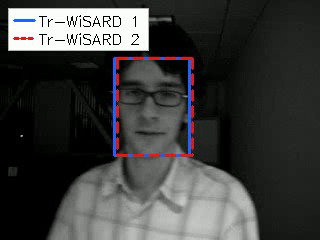
#> input picture frame 1 of data/david/experimentos/experimento_1/tracking.mp4, 320 x 240 px, given in place of video_simples.mp4, which was not available
$ jupyter execute --allow-errors wizard.ipynb   (text cells are left out)
#> lines starting #> are read from the running program, lines starting #| are printed output that depends on the picture; after the words box and inside, x2 and y2 are one past the last pixel; in counts of white or black regions, pixels touching at a corner belong together; pictures that were not available may be replaced by others from this repository, and a replacement may not be noted
[cell 1]
import cv2
import matplotlib.pyplot as plt
import wisardpkg as wp
import matplotlib.patches as patches
import numpy as np

[cell 2]
# Caminho para o vídeo (ajuste conforme sua estrutura)
video_path = "video_simples.mp4"

# Abrir o vídeo
cap = cv2.VideoCapture(video_path)

def get_frame(cap, index):
#> called with index = 1
    cap.set(cv2.CAP_PROP_POS_FRAMES, index)
    ret, frame = cap.read()
#> frame is the input picture: shape (240, 320, 3); mean B, G, R 61.1, 62.1, 61.7
    return ret, frame

# Ler o frame 1 e frame 5
ret1, frame1 = get_frame(cap, 1)
#> ret1 = True
ret5, frame5 = get_frame(cap, 2)
#> call 2 of get_frame, with index = 2
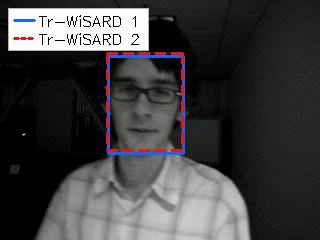
#> input picture frame 2 of data/david/experimentos/experimento_1/tracking.mp4, 320 x 240 px, given in place of video_simples.mp4, which was not available
#> in get_frame, frame is the input picture: shape (240, 320, 3); mean B, G, R 64, 64.9, 64.5
#> ret5 = True

# Fechar o vídeo
cap.release()

# Verificar e exibir os frames
if ret1 and ret5:
    # Exibir os dois frames lado a lado
    plt.figure(figsize=(10, 4))

    plt.subplot(1, 2, 1)
    plt.imshow(frame1)
    plt.title("Frame 1")
    plt.axis("off")

    plt.subplot(1, 2, 2)
    plt.imshow(frame5)
    plt.title("Frame 5")
    plt.axis("off")

    plt.tight_layout()
    plt.show()
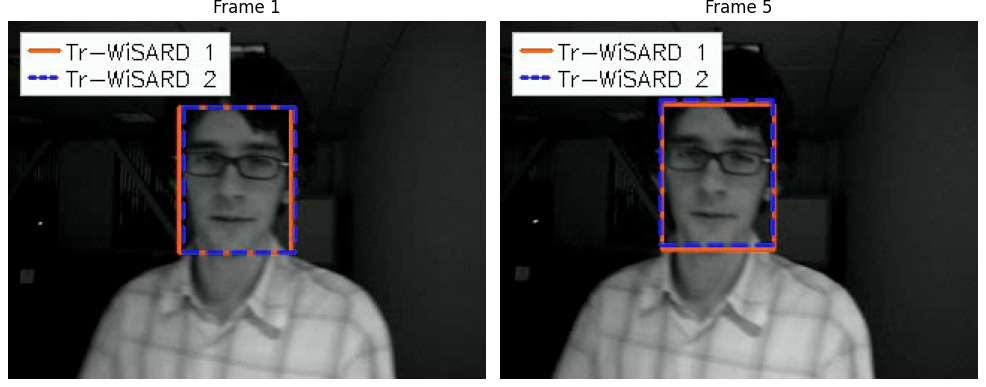
#> figure drawn by matplotlib, 2 panels; B, G, R data is drawn as R, G, B

else:
    print("Erro ao ler um dos frames.")

[cell 3]
import matplotlib.pyplot as plt
import cv2

# ----- Coordenadas do quadrado -----
x, y = 0, 83
w, h = 35, 35

# ----- Recortar a região de interesse (ROI) -----
roi = frame1[y:y+h, x:x+w]
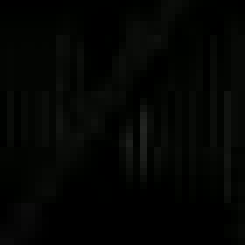
#> roi: shape (35, 35, 3) (shown 7 times larger); mean B, G, R 2.8, 4.9, 3.5

# ----- Plotar com borda verde -----
fig, ax = plt.subplots(figsize=(3, 3))

# Fundo branco para a área total
fig.patch.set_facecolor("white")
ax.set_facecolor("white")

# Exibir imagem
ax.imshow(roi)

# Título (opcional)
ax.set_title(f"ROI: x={x}, y={y}, w={w}, h={h}", color='black')

# Mostrar os spines (bordas do gráfico) como verdes
for pos in ["left", "right", "top", "bottom"]:
    ax.spines[pos].set_visible(True)
    ax.spines[pos].set_color("black")
    ax.spines[pos].set_linewidth(2)

# Remover ticks mas manter spines
ax.set_xticks([])
ax.set_yticks([])

plt.show()

#> (a cell that did not finish here is left out)

#> (a cell that did not finish here is left out)

[cell 6]
import cv2
import matplotlib.pyplot as plt

# Suponha que frame2 já foi carregado como frame2 (em BGR)
# Dados do objeto no frame 1
x, y = 0, 83
w, h = 35, 35

# Janela de busca: 3x maior que o objeto, centralizada
search_x = max(0, x - w)
search_y = max(0, y - h)
search_w = 3 * w
search_h = 3 * h

# Fazer uma cópia do frame2 para desenhar
frame5_copy = frame5.copy()

# Desenhar o retângulo da janela de busca
cv2.rectangle(
    frame5_copy,
    (search_x, search_y),
    (search_x + search_w, search_y + search_h),
    color=(0, 255, 0),  # verde
    thickness=2
)
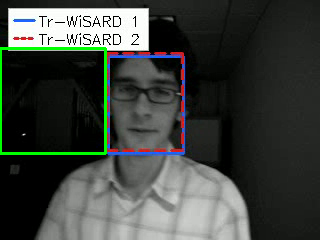
#> frame5_copy: shape (240, 320, 3); 1.5% of pixels changed, all inside (x1, y1, x2, y2) = (0, 47, 107, 155)

# Converter para RGB para exibir com matplotlib
frame2_rgb = cv2.cvtColor(frame5_copy, cv2.COLOR_BGR2RGB)

# Exibir o frame 2 com a janela desenhada
plt.figure(figsize=(6, 6))
plt.imshow(frame2_rgb)
plt.title("Frame 5 com janela de busca (3x)")
plt.axis("off")
plt.show()

[cell 7]
import numpy as np
import cv2
import matplotlib.pyplot as plt

# Tamanho do patch
patch_w, patch_h = w, h  # exemplo: 35x35
stride = 10

# Recorte da janela de busca
search_roi = frame5[search_y:search_y + search_h, search_x:search_x + search_w]
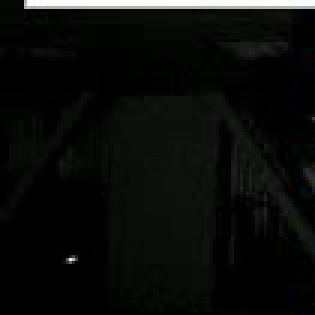
#> search_roi: shape (105, 105, 3) (shown 3 times larger); mean B, G, R 10.7, 12.6, 11.2

# Armazenar patches e suas posições globais
all_patches = []
all_coords = []

# Percorrer a região de busca com stride definido
for i in range(0, search_roi.shape[0] - patch_h + 1, stride):
    for j in range(0, search_roi.shape[1] - patch_w + 1, stride):
        patch = search_roi[i:i + patch_h, j:j + patch_w]
        all_patches.append(patch)
        all_coords.append((j + search_x, i + search_y))  # coordenadas globais
#> after the loop, all_coords = 64 pairs, first value 0 to 70, second value 48 to 118; all_patches = 64 items


num_to_show = len(all_patches)
#> num_to_show = 64
cols = min(num_to_show, 10)  # máx. 10 por linha
#> cols = 10
rows = (num_to_show + cols - 1) // cols
#> rows = 7

plt.figure(figsize=(3 * cols, 3 * rows))
for idx in range(num_to_show):
    patch = all_patches[idx]
    gx, gy = all_coords[idx]
    plt.subplot(rows, cols, idx + 1)
    plt.imshow(cv2.cvtColor(patch, cv2.COLOR_BGR2RGB))
    plt.title(f"x={gx}, y={gy}", fontsize=8)
    plt.axis("off")
#> this loop made 64 passes
#> (gx, gy) on passes 1 to 12: (0, 48), (10, 48), (20, 48), (30, 48), (40, 48), (50, 48), (60, 48), (70, 48), (0, 58), (10, 58), (20, 58), (30, 58)
#> pass 1, `patch = all_patches[idx]`:
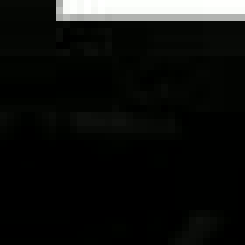
#> patch: shape (35, 35, 3) (shown 7 times larger); mean of channels 0, 1, 2 16.1, 17.9, 16.6; drawn as B, G, R
#> after the loop:
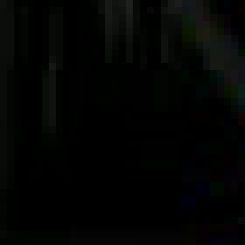
#> patch: shape (35, 35, 3) (shown 7 times larger); mean of channels 0, 1, 2 2.8, 4, 2.9; drawn as B, G, R

plt.suptitle(f"Todas as {num_to_show} regiões da janela de busca ({patch_w}x{patch_h})")
plt.tight_layout()
plt.show()
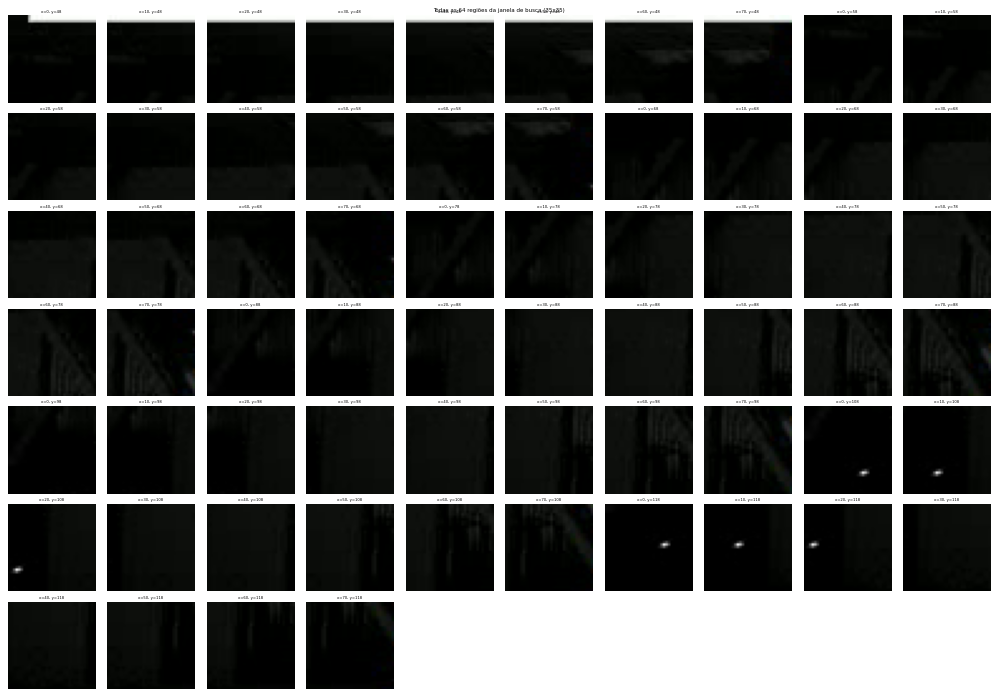
#> figure drawn by matplotlib, 64 panels

[cell 8]
import numpy as np
import cv2

# Lista para armazenar binarizações
all_bin_inputs = []

#> (the rest of this cell did not finish here and is left out)

[cell 9]
# Lista para armazenar os resultados da classificação
classified_labels = []

# Classifica cada patch binarizado
for bin_input in all_bin_inputs:
    prediction = model.classify(bin_input)
    classified_labels.append(prediction)

[cell 10]
print(classified_labels)

[cell 11]
# Índices dos patches classificados como 'quadrado'
quadrado_indices = [i for i, label in enumerate(classified_labels) if label == "quadrado"]
#> quadrado_indices = []

# Coordenadas dos patches classificados como 'quadrado'
quadrado_coords = [all_coords[i] for i in quadrado_indices]
#> quadrado_coords = []

# Patches correspondentes
quadrado_patches = [all_patches[i] for i in quadrado_indices]
#> quadrado_patches = []

[cell 12]
num_to_show = len(quadrado_patches)
#> num_to_show = 0
cols = 5
rows = (num_to_show + cols - 1) // cols
#> rows = 0

plt.figure(figsize=(3 * cols, 3 * rows))
for idx, patch in enumerate(quadrado_patches):
    gx, gy = quadrado_coords[idx]
    plt.subplot(rows, cols, idx + 1)
    plt.imshow(cv2.cvtColor(patch, cv2.COLOR_BGR2RGB))
    plt.title(f"x={gx}, y={gy}", fontsize=8)
    plt.axis("off")
#> this loop made 0 passes

plt.suptitle(f"{num_to_show} patches classificados como 'quadrado'")
plt.tight_layout()
plt.show()

$ run again, starting later in the video
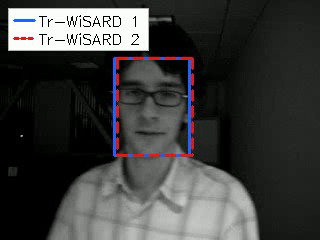
#> input picture frame 1 of data/david/experimentos/experimento_1/tracking.mp4, 320 x 240 px, given in place of video_simples.mp4, which was not available
#> in get_frame, frame is the input picture: shape (240, 320, 3); mean B, G, R 61.1, 62.1, 61.7
#> ret1 = True
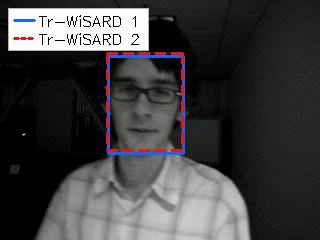
#> input picture frame 2 of data/david/experimentos/experimento_1/tracking.mp4, 320 x 240 px, given in place of video_simples.mp4, which was not available
#> in get_frame, frame is the input picture: shape (240, 320, 3); mean B, G, R 64, 64.9, 64.5
#> frame5_copy: shape (240, 320, 3); 1.5% of pixels changed, all inside (x1, y1, x2, y2) = (0, 47, 107, 155)
#> after the loop `for i in range(0, search_roi.shape[0] - patch_h + 1, stride):`: all_coords = 64 pairs, first value 0 to 70, second value 48 to 118; all_patches = 64 items
#> `num_to_show = len(all_patches)`: num_to_show = 64
#> cols = 10
#> `rows = (num_to_show + cols - 1) // cols`: rows = 7
#> the loop `for idx in range(num_to_show):` made 64 passes
#> (gx, gy) on passes 1 to 8: (0, 48), (10, 48), (20, 48), (30, 48), (40, 48), (50, 48), (60, 48), (70, 48)
#> quadrado_coords = []
#> `num_to_show = len(quadrado_patches)`: num_to_show = 0

$ run again, starting later in the video
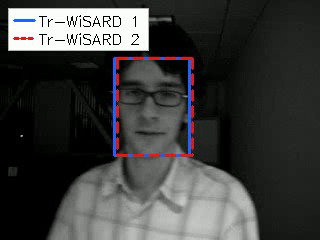
#> input picture frame 1 of data/david/experimentos/experimento_1/tracking.mp4, 320 x 240 px, given in place of video_simples.mp4, which was not available
#> in get_frame, frame is the input picture: shape (240, 320, 3); mean B, G, R 61.1, 62.1, 61.7
#> ret1 = True
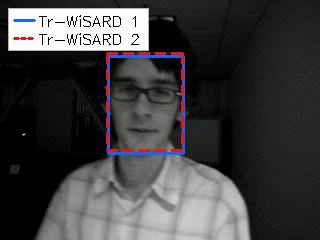
#> input picture frame 2 of data/david/experimentos/experimento_1/tracking.mp4, 320 x 240 px, given in place of video_simples.mp4, which was not available
#> in get_frame, frame is the input picture: shape (240, 320, 3); mean B, G, R 64, 64.9, 64.5
#> frame5_copy: shape (240, 320, 3); 1.5% of pixels changed, all inside (x1, y1, x2, y2) = (0, 47, 107, 155)
#> after the loop `for i in range(0, search_roi.shape[0] - patch_h + 1, stride):`: all_coords = 64 pairs, first value 0 to 70, second value 48 to 118; all_patches = 64 items
#> `num_to_show = len(all_patches)`: num_to_show = 64
#> cols = 10
#> `rows = (num_to_show + cols - 1) // cols`: rows = 7
#> the loop `for idx in range(num_to_show):` made 64 passes
#> (gx, gy) on passes 1 to 8: (0, 48), (10, 48), (20, 48), (30, 48), (40, 48), (50, 48), (60, 48), (70, 48)
#> quadrado_coords = []
#> `num_to_show = len(quadrado_patches)`: num_to_show = 0
